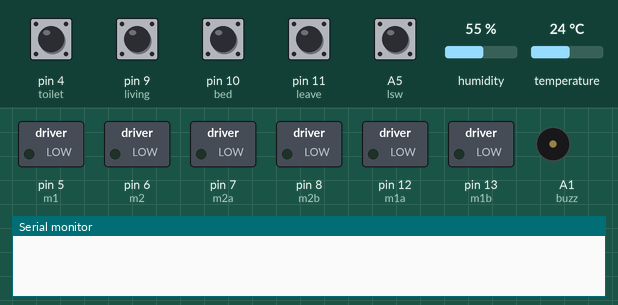
A sketch run on a simulated Arduino Uno, built with avr-gcc and run on an emulated ATmega328P. On the bench: switched loads named in the sketch (green lamp = pin HIGH), buzzer (waves = sounding, pin HIGH), the last lines printed to the serial monitor. Inputs (shaded band) come from the test bench; at power-on: A5 (lsw), pin 4 (toilet), pin 9 (living), pin 10 (bed), pin 11 (leave) HIGH, humidity 55 %, temperature 24 °C. The modem accepts every AT command (registered, SIM ready, sends succeed) and sends nothing else.

Above: at 0.1 s.
At 3.3 s:
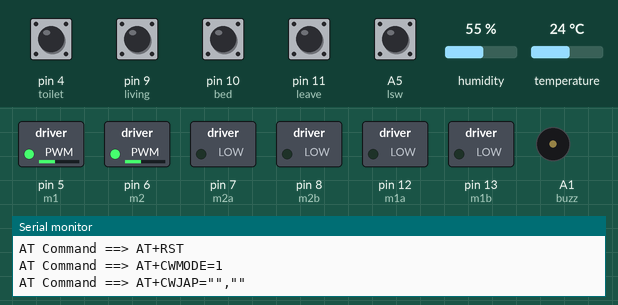
At 19.5 s:
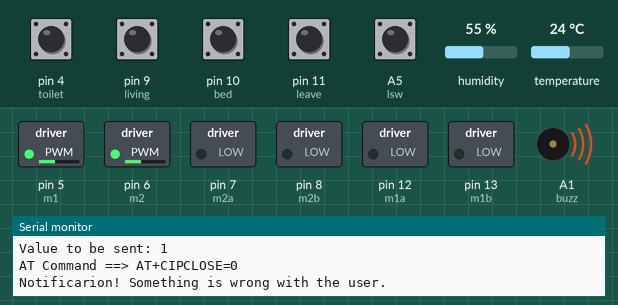
Timing chart, 0 to 21.0 s (numbered marks = the images above):
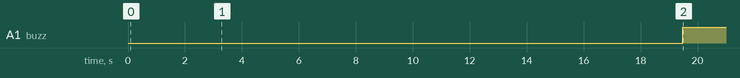

The sketch:

SmartRolls.ino
```cpp
#include <dht.h>
#include <ezButton.h>
#include <SoftwareSerial.h>       //Software Serial library

//define input sensors pins (dht11, limit switch, keypad, line follower channels)
#define temp A0
#define lsw A5
#define left_line A2
#define center_line A4
#define right_line A3
#define leave 11
#define toilet 4
#define living 9
#define bed 10

//define output actions pins
#define buzz A1
#define m1a 12
#define m1b 13
#define m1 5
#define m2a 7
#define m2b 8
#define m2 6

#define DEBUG true

dht DHT;
ezButton limitSwitch(lsw);
SoftwareSerial espSerial(2, 3);   //Pin 2 and 3 act as RX and TX. Connect them to TX and RX of ESP8266

String mySSID = "";       // WiFi SSID
String myPWD = ""; // WiFi Password
String myAPI = "8I60C6KP5PPADTL2";   // API Key
String myHOST = "api.thingspeak.com";
String myPORT = "80";

//dht11 temprature reading and status (0: normal, 1: abnormal)
float temp_val = -1;
bool temp_stat = 0;

//should the user want to be on chair?(0: decided to leave, 1: should be on)
bool sit = 1;
//Is user on chair (0: yes, 1: no)
int limit_stat = 0;

//the location of the robot (0: home, 1: toilet, 2: living, 3: bed)
int location = 0;
//the orientation of the robot at home position (0: west, 1: middle, 2: east)
int pos = 0;

//is_line returns true if there is a line
bool is_line(float val) {
  if (val > 400) return true;
  return false;
}

void forward() {
  Serial.println("forward");
  digitalWrite(m1a, HIGH);
  digitalWrite(m1b, LOW);
  digitalWrite(m2a, HIGH);
  digitalWrite(m2b, LOW);
}

void reverse() {
  Serial.println("reverse");
  digitalWrite(m1a, LOW);
  digitalWrite(m1b, HIGH);
  digitalWrite(m2a, LOW);
  digitalWrite(m2b, HIGH);
}

void s() {
  Serial.println("stop");
  digitalWrite(m1a, LOW);
  digitalWrite(m1b, LOW);
  digitalWrite(m2a, LOW);
  digitalWrite(m2b, LOW);
}

void send_data(int sendVal, String FIELD) {
  String sendData = "GET /update?api_key=" + myAPI + "&" + FIELD + "=" + String(sendVal);
  espData("AT+CIPMUX=1", 1000, DEBUG);       //Allow multiple connections
  espData("AT+CIPSTART=0,\"TCP\",\"" + myHOST + "\"," + myPORT, 1000, DEBUG);
  espData("AT+CIPSEND=0," + String(sendData.length() + 4), 1000, DEBUG);
  espSerial.find(">");
  espSerial.println(sendData);
  Serial.print("Value to be sent: ");
  Serial.println(sendVal);

  espData("AT+CIPCLOSE=0", 1000, DEBUG);
  delay(3000);
}

String espData(String command, const int timeout, boolean debug) {
  Serial.print("AT Command ==> ");
  Serial.print(command);
  Serial.println("     ");

  String response = "";
  espSerial.println(command);
  long int time = millis();
  while ( (time + timeout) > millis()) {
    while (espSerial.available()) {
      char c = espSerial.read();
      response += c;
    }
  }
  return response;
}

void go_living(){
  if (location==0) while (not is_line(analogRead(left_line)) and not is_line(analogRead(right_line)) and is_line(analogRead(center_line))) forward();
  if (location == 4) go_toilet();
  if (location ==2) while (not is_line(analogRead(left_line)) and is_line(analogRead(center_line))) reverse();
  if (location == 1) Serial.print("I'm already there");
  s();
  delay(500);
  location = 1;
  Serial.println("Went to living");
}

void go_toilet(){
  if (location==0)go_living();
  if (location == 1) while (not is_line(analogRead(left_line)) and is_line(analogRead(center_line))) forward();
  if (location == 2) Serial.println("Already toilet 2 duhh");
  if (location == 4) while (not is_line(analogRead(left_line)) and is_line(analogRead(center_line))) reverse();
  s();
  delay(500);
  location = 2;
  Serial.println("Went to toilet");
}


void go_bedroom(){
  if (location==0){go_living(); go_toilet();}
  if (location == 4) Serial.println("Already bedroom 4 duhh");
  if (location == 2) while (not is_line(analogRead(right_line)) and is_line(analogRead(center_line))) forward();
  if (location == 1) go_toilet();
  s();
  delay(500);
  location = 4;
  Serial.println("Went to bedroom");
}

void setup() {
  Serial.begin(9600);
  espSerial.begin(115200);
  delay(200);

  espData("AT+RST", 1000, DEBUG);                      //Reset the ESP8266 module
  espData("AT+CWMODE=1", 1000, DEBUG);                 //Set the ESP mode as station mode
  espData("AT+CWJAP=\"" + mySSID + "\",\"" + myPWD + "\"", 1000, DEBUG); //Connect to WiFi network

  //pinMode(temp, INPUT);
  pinMode(left_line, INPUT);
  pinMode(center_line, INPUT);
  pinMode(right_line, INPUT);

  pinMode(lsw, INPUT);

  //pinMode(leave, INPUT_PULLUP);
  pinMode(toilet, INPUT_PULLUP);
  pinMode(living, INPUT_PULLUP);
  pinMode(bed, INPUT_PULLUP);

  pinMode(m1a, OUTPUT);
  pinMode(m1b, OUTPUT);
  pinMode(m1, OUTPUT);
  pinMode(m2a, OUTPUT);
  pinMode(m2b, OUTPUT);
  pinMode(m2, OUTPUT);

  pinMode(buzz, OUTPUT);
  analogWrite(buzz, 0);

  limitSwitch.setDebounceTime(50); // set debounce time to 50 milliseconds

  analogWrite(m1, 100);
  analogWrite(m2, 100);

  delay(200);
  Serial.println("Done Setup");
}

void loop() {
  limitSwitch.loop();

  //reading keypad values (debounce needed)
  int leaveS = digitalRead(leave);
  int toiletS = digitalRead(toilet);   //key 2
  int livingS = digitalRead(living);   //key 1
  int bedS = digitalRead(bed);         //key 4

  //reading temprature value and sending to cloud
  DHT.read11(temp);
  temp_val = DHT.temperature;
  if (temp_val > 30 or temp_val < 20) temp_stat = 1;
  else temp_stat = 0;
  Serial.print("temperature = ");
  Serial.print(temp_val);
  Serial.print("C, ");
  Serial.println(temp_stat);
  send_data(temp_val, "field1");

  //reading limitswitch status and sending to cloud
  limit_stat = limitSwitch.getState();
  Serial.print(">>>>>>>>>");
  Serial.println(limit_stat);
  if (limit_stat) Serial.println("The limit switch: UNTOUCHED (OFF chair)");
  else Serial.println("The limit switch: TOUCHED (ON chair)");
  send_data(limit_stat, "field2");

  //setting the buzzer high or low according to normal or not temp_stat or
  if ((limit_stat and sit)) {
    analogWrite(buzz, 255);
    Serial.println("Notificarion! Something is wrong with the user.");
    send_data(1, "field4");
  }
  else {
    analogWrite(buzz, 0);
    Serial.println("Everything is normal");
    send_data(0, "field4");
  }


  //Reading the keypad and acting accordingly
  if (!leaveS) {
    Serial.println("leave key is pressed");
    sit = false;
  }
  if (!toiletS) {
    Serial.println("Toilet key is pressed");
    go_toilet();
    send_data(1, "field3");
  }
  if (!livingS) {
    Serial.println("Living key is pressed");
    go_living();
    send_data(2, "field3");
  }
  if (!bedS) {
    Serial.println("Bedroom key is pressed");
    go_bedroom();
    send_data(3, "field3");
  }

  delay(500);
}
```

Measured:
- by itself, A1 (buzz): LOW → HIGH at 19.5 s
